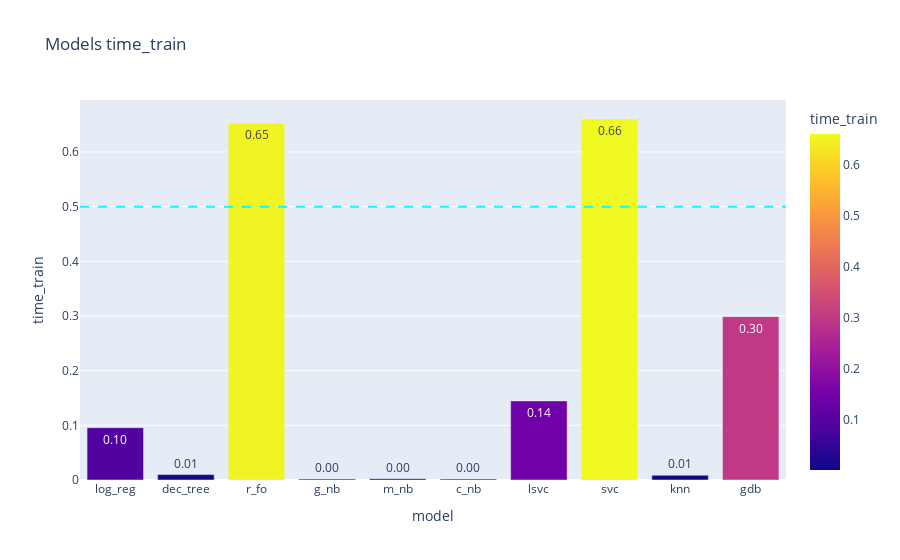
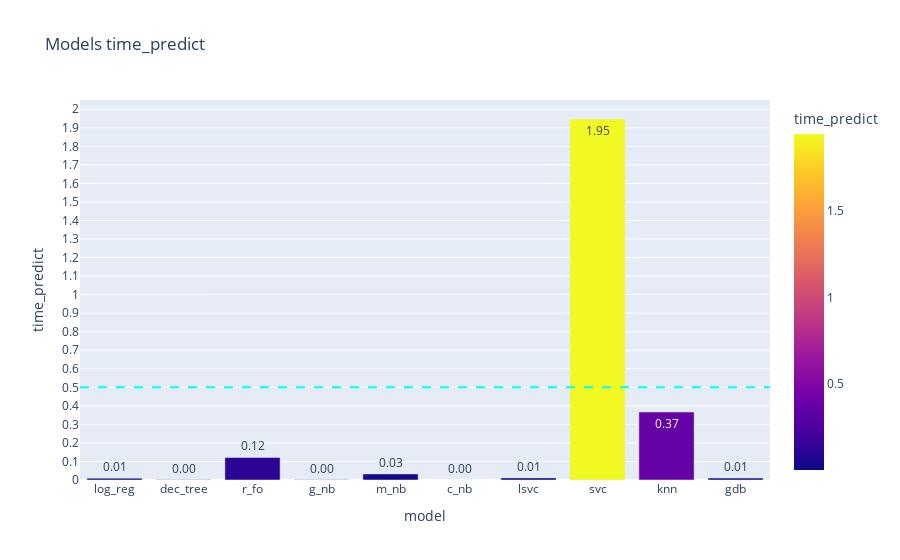

These figures' notebook cell, in order:
### Code cell
# train performance
barplot_metric_mult(df_m, "time_train")
barplot_metric_mult(df_m, "time_predict")

### Figure 1 — Plotly figure (JSON) as saved in the notebook; plotly's stock layout.template omitted (floating-point values rounded to 4 significant figures)
{"data": [{"alignmentgroup": "True", "hovertemplate": "model=%{x}<br>time_train=%{marker.color}<extra></extra>", "legendgroup": "", "marker": {"color": [0.09565, 0.009928, 0.6524, 0.001621, 0.00244, 0.001604, 0.1447, 0.6603, 0.00867, 0.2988], "coloraxis": "coloraxis", "pattern": {"shape": ""}}, "name": "", "offsetgroup": "", "orientation": "v", "showlegend": false, "textposition": "auto", "texttemplate": "%{y:.2f}", "type": "bar", "x": ["log_reg", "dec_tree", "r_fo", "g_nb", "m_nb", "c_nb", "lsvc", "svc", "knn", "gdb"], "xaxis": "x", "y": [0.09565, 0.009928, 0.6524, 0.001621, 0.00244, 0.001604, 0.1447, 0.6603, 0.00867, 0.2988], "yaxis": "y"}], "layout": {"barmode": "relative", "coloraxis": {"colorbar": {"title": {"text": "time_train"}}, "colorscale": [[0, "#0d0887"], [0.1111, "#46039f"], [0.2222, "#7201a8"], [0.3333, "#9c179e"], [0.4444, "#bd3786"], [0.5556, "#d8576b"], [0.6667, "#ed7953"], [0.7778, "#fb9f3a"], [0.8889, "#fdca26"], [1, "#f0f921"]]}, "legend": {"tracegroupgap": 0}, "shapes": [{"line": {"color": "cyan", "dash": "dash"}, "type": "line", "x0": 0, "x1": 1, "xref": "x domain", "y0": 0.5, "y1": 0.5, "yref": "y"}], "title": {"text": "Models time_train"}, "xaxis": {"anchor": "y", "domain": [0, 1], "title": {"text": "model"}}, "yaxis": {"anchor": "x", "domain": [0, 1], "dtick": 0.1, "tick0": 0, "title": {"text": "time_train"}}}}

### Figure 2 — Plotly figure (JSON) as saved in the notebook; plotly's stock layout.template omitted (floating-point values rounded to 4 significant figures)
{"data": [{"alignmentgroup": "True", "hovertemplate": "model=%{x}<br>time_predict=%{marker.color}<extra></extra>", "legendgroup": "", "marker": {"color": [0.01002, 0.001202, 0.1214, 0.0009842, 0.03266, 0.000278, 0.01136, 1.947, 0.3666, 0.0102], "coloraxis": "coloraxis", "pattern": {"shape": ""}}, "name": "", "offsetgroup": "", "orientation": "v", "showlegend": false, "textposition": "auto", "texttemplate": "%{y:.2f}", "type": "bar", "x": ["log_reg", "dec_tree", "r_fo", "g_nb", "m_nb", "c_nb", "lsvc", "svc", "knn", "gdb"], "xaxis": "x", "y": [0.01002, 0.001202, 0.1214, 0.0009842, 0.03266, 0.000278, 0.01136, 1.947, 0.3666, 0.0102], "yaxis": "y"}], "layout": {"barmode": "relative", "coloraxis": {"colorbar": {"title": {"text": "time_predict"}}, "colorscale": [[0, "#0d0887"], [0.1111, "#46039f"], [0.2222, "#7201a8"], [0.3333, "#9c179e"], [0.4444, "#bd3786"], [0.5556, "#d8576b"], [0.6667, "#ed7953"], [0.7778, "#fb9f3a"], [0.8889, "#fdca26"], [1, "#f0f921"]]}, "legend": {"tracegroupgap": 0}, "shapes": [{"line": {"color": "cyan", "dash": "dash"}, "type": "line", "x0": 0, "x1": 1, "xref": "x domain", "y0": 0.5, "y1": 0.5, "yref": "y"}], "title": {"text": "Models time_predict"}, "xaxis": {"anchor": "y", "domain": [0, 1], "title": {"text": "model"}}, "yaxis": {"anchor": "x", "domain": [0, 1], "dtick": 0.1, "tick0": 0, "title": {"text": "time_predict"}}}}
